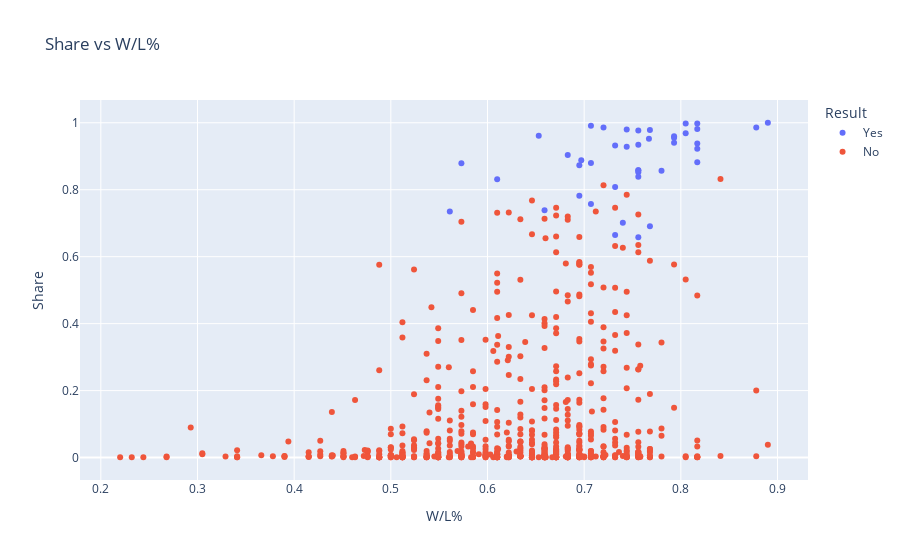

Here is the notebook cell this chart was saved with:
### Code cell
fig3 = plex.scatter(MVP_races_data,
                    y = 'Share',
                    x = 'W/L%',
                    color='Result',
                    title = 'Share vs W/L%',
                    hover_name='Player',
                    hover_data=['Year']
                   )
fig3.write_html('../figures/WL%.html')
fig3.show()

### Figure 1 — Plotly figure (JSON) as saved in the notebook; plotly's stock layout.template omitted (floating-point values rounded to 4 significant figures; data arrays with more than 128 entries replaced by an {"elided": "..."} marker saying what was removed)
{"data": [{"customdata": [[1980], [1981], [1982], [1983], [1984], [1985], [1986], [1987], [1988], [1989], [1990], [1991], [1992], [1993], [1994], [1995], [1996], [1997], [1998], [1999], [2000], [2001], [2002], [2003], [2004], [2005], [2006], [2007], [2008], [2009], [2010], [2011], [2012], [2013], [2014], [2015], [2016], [2017], [2018], [2019], [2020], [2021]], "hovertemplate": "<b>%{hovertext}</b><br><br>Result=Yes<br>W/L%=%{x}<br>Share=%{y}<br>Year=%{customdata[0]}<extra></extra>", "hovertext": ["Kareem Abdul-Jabbar", "Julius Erving", "Moses Malone", "Moses Malone", "Larry Bird", "Larry Bird", "Larry Bird", "Magic Johnson", "Michael Jordan", "Magic Johnson", "Magic Johnson", "Michael Jordan", "Michael Jordan", "Charles Barkley", "Hakeem Olajuwon", "David Robinson", "Michael Jordan", "Karl Malone", "Michael Jordan", "Karl Malone", "Shaquille O'Neal", "Allen Iverson", "Tim Duncan", "Tim Duncan", "Kevin Garnett", "Steve Nash", "Steve Nash", "Dirk Nowitzki", "Kobe Bryant", "LeBron James", "LeBron James", "Derrick Rose", "LeBron James", "LeBron James", "Kevin Durant", "Stephen Curry", "Stephen Curry", "Russell Westbrook", "James Harden", "Giannis Antetokounmpo", "Giannis Antetokounmpo", "Nikola Jokić"], "legendgroup": "Yes", "marker": {"color": "#636efa", "symbol": "circle"}, "mode": "markers", "name": "Yes", "orientation": "v", "showlegend": true, "type": "scatter", "x": [0.732, 0.756, 0.561, 0.793, 0.756, 0.768, 0.817, 0.793, 0.61, 0.695, 0.768, 0.744, 0.817, 0.756, 0.707, 0.756, 0.878, 0.78, 0.756, 0.74, 0.817, 0.683, 0.707, 0.732, 0.707, 0.756, 0.659, 0.817, 0.695, 0.805, 0.744, 0.756, 0.697, 0.805, 0.72, 0.817, 0.89, 0.573, 0.793, 0.732, 0.767, 0.653], "xaxis": "x", "y": [0.665, 0.658, 0.735, 0.96, 0.858, 0.978, 0.981, 0.94, 0.831, 0.782, 0.691, 0.928, 0.938, 0.852, 0.88, 0.858, 0.986, 0.857, 0.934, 0.701, 0.998, 0.904, 0.757, 0.808, 0.991, 0.839, 0.739, 0.882, 0.873, 0.969, 0.98, 0.977, 0.888, 0.998, 0.986, 0.922, 1, 0.879, 0.955, 0.932, 0.952, 0.961], "yaxis": "y"}, {"customdata": {"elided": "637x1 int values"}, "hovertemplate": "<b>%{hovertext}</b><br><br>Result=No<br>W/L%=%{x}<br>Share=%{y}<br>Year=%{customdata[0]}<extra></extra>", "hovertext": {"elided": "637 str values"}, "legendgroup": "No", "marker": {"color": "#EF553B", "symbol": "circle"}, "mode": "markers", "name": "No", "orientation": "v", "showlegend": true, "type": "scatter", "x": {"elided": "637 float values"}, "xaxis": "x", "y": {"elided": "637 float values"}, "yaxis": "y"}], "layout": {"autosize": true, "legend": {"title": {"text": "Result"}, "tracegroupgap": 0}, "title": {"text": "Share vs W/L%"}, "xaxis": {"anchor": "y", "autorange": true, "domain": [0, 1], "range": [0.1778, 0.9322], "title": {"text": "W/L%"}, "type": "linear"}, "yaxis": {"anchor": "x", "autorange": true, "domain": [0, 1], "range": [-0.08144, 1.082], "title": {"text": "Share"}, "type": "linear"}}}
